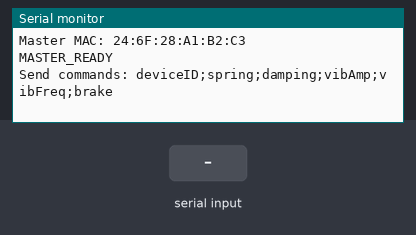
Simulated run of this sketch. Board: ESP32. Shown: the last lines printed to the serial monitor. The test bench sets the inputs (shaded band).

Above: at 2.7 s.
2.8 s: "90;45;200;10;150;30\n" received over Serial
At 3.3 s:
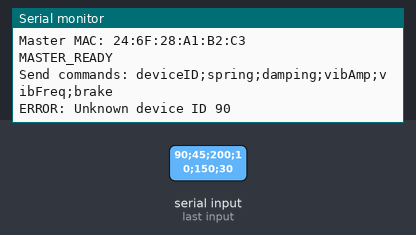
4.3 s: "30;150;10;200;45;90\n" received over Serial
At 5.7 s:
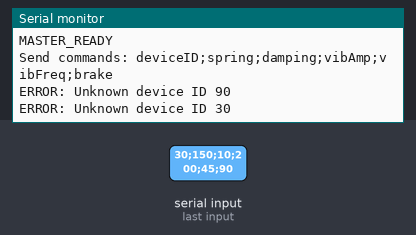

Measured:
- after the input at 2.8 s, the serial monitor: prints a new line at once (image 1)
- after the input at 4.3 s, the serial monitor: prints a new line at once (image 2)

The sketch:

master_code_espnow1.ino
```cpp
#include <Arduino.h>
#include <esp_now.h>
#include <WiFi.h>


// ============================================================
uint8_t DEVICE1_MAC[6] = {0xD8, 0x13, 0x2A, 0x25, 0x31, 0xAC};   // <-- Device 1 MAC
uint8_t DEVICE2_MAC[6] = {0x68, 0x25, 0xDD, 0xE1, 0x51, 0x4C};   // <-- Device 2 MAC
uint8_t DEVICE3_MAC[6] = {0x14, 0x33, 0x5C, 0x31, 0xC4, 0xAC};   // <-- Device 3 MAC
uint8_t DEVICE4_MAC[6] = {0x14, 0x33, 0x5C, 0x31, 0x61, 0x64};   // <-- Device 4 MAC
// ============================================================

// Shared packet — must match slave exactly
typedef struct __attribute__((packed)) {
  uint8_t device_id;
  float   spring_impact;
  float   damping;
  float   vibration_amplitude;
  float   vibration_frequency;
  int     enable_brake;
} HapticPacket;

void onDataSent(const wifi_tx_info_t *info, esp_now_send_status_t status) {}

// Get the MAC pointer for a given device ID
uint8_t* getMacForDevice(uint8_t id) {
  switch (id) {
    case 1: return DEVICE1_MAC;
    case 2: return DEVICE2_MAC;
    case 3: return DEVICE3_MAC;
    case 4: return DEVICE4_MAC;
    default: return nullptr;
  }
}

void addPeer(uint8_t *mac) {
  esp_now_peer_info_t peer;
  memset(&peer, 0, sizeof(peer));
  memcpy(peer.peer_addr, mac, 6);
  peer.channel = 0;
  peer.encrypt = false;
  esp_now_add_peer(&peer);
}

void setup() {
  Serial.begin(115200);
  delay(1000);

  WiFi.mode(WIFI_STA);
  WiFi.disconnect();
  delay(500);

  Serial.print("Master MAC: ");
  Serial.println(WiFi.macAddress());

  if (esp_now_init() != ESP_OK) {
    Serial.println("ERROR: ESP-NOW init failed!");
    delay(1000);
    ESP.restart();
  }

  esp_now_register_send_cb(onDataSent);

  // Register all 4 devices as peers
  addPeer(DEVICE1_MAC);
  addPeer(DEVICE2_MAC);
  addPeer(DEVICE3_MAC);
  addPeer(DEVICE4_MAC);

  Serial.println("MASTER_READY");
  Serial.println("Send commands: deviceID;spring;damping;vibAmp;vibFreq;brake");
}

void loop() {
  if (Serial.available()) {
    String line = Serial.readStringUntil('\n');
    line.trim();
    if (line.length() == 0) return;

    // Parse: deviceID;spring;damping;vibAmp;vibFreq;brake
    HapticPacket pkt;
    int idx = 0;
    char buf[100];
    line.toCharArray(buf, sizeof(buf));

    char *token = strtok(buf, ";");
    if (token == NULL) return;
    pkt.device_id = (uint8_t)atoi(token);

    token = strtok(NULL, ";"); if (token == NULL) return;
    pkt.spring_impact = atof(token);

    token = strtok(NULL, ";"); if (token == NULL) return;
    pkt.damping = atof(token);

    token = strtok(NULL, ";"); if (token == NULL) return;
    pkt.vibration_amplitude = atof(token);

    token = strtok(NULL, ";"); if (token == NULL) return;
    pkt.vibration_frequency = atof(token);

    token = strtok(NULL, ";");
    pkt.enable_brake = (token != NULL) ? atoi(token) : 0;

    // Send to the correct device
    uint8_t *mac = getMacForDevice(pkt.device_id);
    if (mac != nullptr) {
      esp_now_send(mac, (uint8_t*)&pkt, sizeof(HapticPacket));
      Serial.printf("Sent to Device %d\n", pkt.device_id);
    } else {
      Serial.printf("ERROR: Unknown device ID %d\n", pkt.device_id);
    }
  }
}
```
